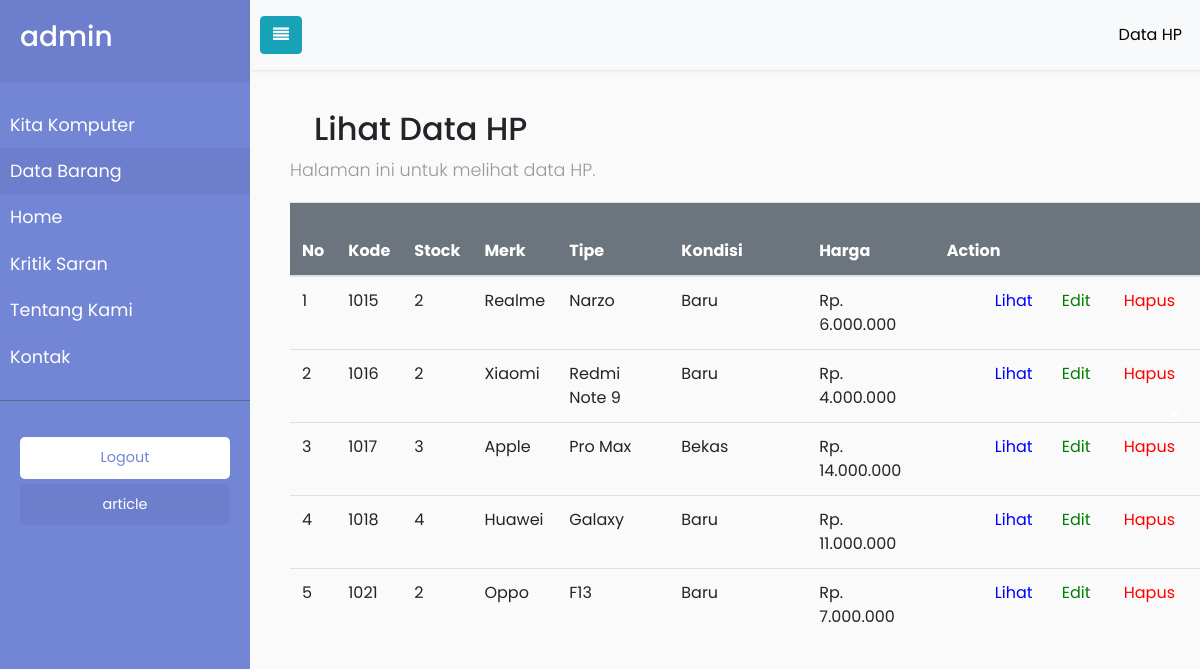
/crud/hp/read/lihat_data.php (signed in), run on the app's committed database.
### tables this page shows
CREATE TABLE `hp` (
  `kode` int(10) NOT NULL,
  `stok` varchar(50) DEFAULT NULL,
  `merk` varchar(50) DEFAULT NULL,
  `tipe` varchar(50) DEFAULT NULL,
  `kondisi` varchar(50) DEFAULT NULL,
  `harga` varchar(50) NOT NULL,
  `deskripsi` varchar(50) NOT NULL,
  `foto` blob DEFAULT NULL
);

### crud/hp/read/lihat_data.php (the view, shortened to what this page needs)
<!doctype html>
<html lang="en">
<head>
  <link rel="stylesheet" href="https://stackpath.bootstrapcdn.com/bootstrap/4.1.3/css/bootstrap.min.css">
  <link rel="stylesheet" href="../../style.css">
  <link rel="stylesheet" href="https://cdnjs.cloudflare.com/ajax/libs/font-awesome/4.7.0/css/font-awesome.css">
</head>
<body>
 <div class="wrapper">
  <nav id="sidebar">
    <div class="sidebar-header">
      <h3><?php {
        echo $_SESSION['user'];
      }       ?></h3>
    </div>
    <ul class="list-unstyled components">
      <li>
        <a href="../../../main/main.php">Kita Komputer</a>
      </li>
      <li>
        <li class="active">
          <a href="../../data_barang.php">Data Barang</a>
        </li>
        <li>
          <a href="../../../home.html" class="dropdown-toggle">Home</a>
        </li>
        <li>
          <a href="../../../main/kritik.php">Kritik Saran</a>
        </li>
        <li>
          <a href="../../../main/tentang.php">Tentang Kami</a>
        </li>
        <li>
          <a href="../../../main/kontak.php">Kontak</a>
        </li>
      </ul>
      <ul class="list-unstyled CTAs">
        <li>
         <?php {
          echo "<a href=../login/login.php class=download>Logout</a>";
        }				?>
      </li>
      <li>
       <a href="#" class="article">article</a>
       <br><br><br><br><br><br><br><br><br><br><br>
     </li>
   </ul>
 </nav>
 <div class="content">
   <nav class="navbar navbar-expand-lg navbar-light bg-light">
     <button type="button" id="sidebarCollapse" class="btn btn-info">
      <i class="fa fa-align-justify"></i> <span></span>
    </button>
    <div class="collapse navbar-collapse" id="navbarNav">
      <ul class="navbar-nav ml-auto">
        <li class="nav-item">
          <a class="nav-link disabled" href="#" style="color:black" >Data HP</a>
        </li>
      </ul>
    </div>
  </nav>
  <h2>&emsp;&emsp;Lihat Data HP</h2>
  <ol>
    <p>Halaman ini untuk melihat data HP.<p>
    </ol>
    <ol>
      <?php
      include "../../koneksi.php";
      $panggil="SELECT * FROM hp";
      $hasil=$mysqli->query($panggil);
      echo"
      <table class='table' >
      <thead class='p-3 mb-2 bg-secondary text-white'>
      <tr>
      <th scope='col'>No</th>
      <th scope='col'>Kode</th>
      <th scope='col'>Stock</th>
      <th scope='col'>Merk</th>
      <th scope='col'>Tipe</th>
      <th scope='col'>&emsp;&emsp;Kondisi&emsp;&emsp;</th>
      <th scope='col'>&emsp;&emsp;Harga&emsp;&emsp;</th>
      <th scope='col' colspan='3'>&emsp;&emsp;&emsp;&emsp;&emsp;&emsp;&emsp;&emsp;Action&emsp;&emsp;&emsp;&emsp;&emsp;&emsp;</th>
      </tr>
      </thead>
      ";
      $nomer_urut=0;
      while($tampil=$hasil->fetch_array()){
       $kode=$tampil['kode'];
       $stok=$tampil['stok'];
       $merk=$tampil['merk'];
       $tipe=$tampil['tipe'];
       $harga=$tampil['harga'];
       $kondisi=$tampil['kondisi'];
       $nomer_urut++;
       echo "<tr><td valign='top'>$nomer_urut</td><td
       valign='top'>$kode</td><td valign='top'>$stok</td><td
       valign='top'>$merk</td><td valign='top'>$tipe</td><td valign='top'>$kondisi</td><td valign='top'>$harga</td>
       <td valign='top'><a href='../lihat_detail_hp.php?kode=$kode' style='color:blue'>&emsp;&emsp;&emsp;Lihat</a></td>
       <td valign='top'><a href='../update/edit_hp.php?kode=$kode' style='color:green'>Edit</a></td>
       <td valign='top'><a href='../delete/hapus_hp.php?kode=$kode' style='color:red'>Hapus</a></td>
       </tr>
       ";
     }
     ?>
   </ol>
 </div>
</div>
</body>
</html>

### crud/style.css (style rules this page uses)
body { font-family: 'Poppins', sans-serif; background: #fafafa }
p { font-family: 'Poppins', sans-serif; font-size: 1.1em; font-weight: 300; line-height: 1.7em; color: #999; }
a, a:hover, a:focus { color: inherit; text-decoration: none; transition: all 0.3s; }
.navbar { padding: 15px 10px; background: #fff; border: none; border-radius: 0; margin-bottom: 40px; box-shadow: 1px 1px 3px rgba(0,0,0,0.1); }
.wrapper { display: flex; width: 100%; align-items: stretch; }
#sidebar { min-width: 250px; max-width: 250px; background: #7386D5; color: #fff; transition: all 0.3s; }
#sidebar .sidebar-header { padding: 20px; background: #6d7fcc; }
#sidebar ul.components { padding: 20px 0px; border-bottom: 1px solid #47748b; }
#sidebar ul li a { padding: 10px; font-size: 1.1em; display: block; }
#sidebar ul li.active>a, a[aria-expanded="true"] { color: #fff; background: #6d7fcc; }
.dropdown-toggle::after { display: block; position: absolute; top: 50%; right: 20px; transform: translateY(-50%); }
ul.CTAs { padding: 20px; }
ul.CTAs a { text-align: center; font-size: 0.9em !important; display: block; border-radius: 5px; margin-bottom: 5px; }
a.download { background: #fff; color: #7386D5; }
a.article, a.article:hover { background: #6d7fcc !important; color: #fff !important; }

### data on the page
hp: kode "1015", stok "2", merk "Realme", tipe "Narzo", kondisi "Baru", harga "Rp. 6.000.000"
hp: kode "1016", stok "2", merk "Xiaomi", tipe "Redmi Note 9", kondisi "Baru", harga "Rp. 4.000.000"
hp: kode "1017", stok "3", merk "Apple", tipe "Pro Max", kondisi "Bekas", harga "Rp. 14.000.000"
hp: kode "1018", stok "4", merk "Huawei", tipe "Galaxy", kondisi "Baru", harga "Rp. 11.000.000"
hp: kode "1021", stok "2", merk "Oppo", tipe "F13", kondisi "Baru", harga "Rp. 7.000.000"

### other printed values
$_SESSION['user'] "admin"
